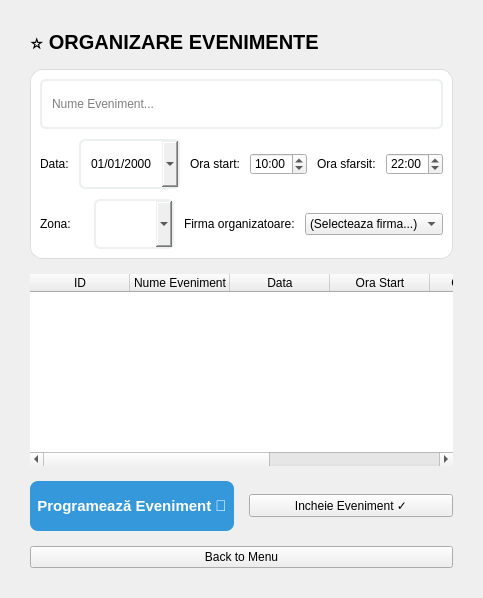
      <widget class="QWidget" name="page_5">
       <property name="styleSheet">
        <string notr="true">/* Stil pentru containerul formularului */
QFrame#frameFormular {
    background-color: #ffffff;
    border: 1px solid #dcdde1;
    border-radius: 12px;
}

/* Stil pentru input-uri */
QLineEdit#inputNumeEveniment, QDateEdit#dateEveniment, QComboBox#comboLocatie {
    border: 2px solid #ecf0f1;
    border-radius: 6px;
    padding: 8px;
    min-height: 30px;
}

/* Butonul de Programare */
QPushButton#btnAprobaEveniment {
    background-color: #3498db;
    color: white;
    border-radius: 8px;
    font-weight: bold;
    font-size: 15px;
    min-height: 50px;
}

QPushButton#btnAprobaEveniment:hover {
    background-color: #2980b9;
}

/* Tabelul */
QTableWidget#tableEvenimenteAdmin {
    background-color: white;
    border-radius: 10px;
    gridline-color: #f1f2f6;
}</string>
       </property>
       <layout class="QVBoxLayout" name="verticalLayout_17">
        <property name="spacing">
         <number>15</number>
        </property>
        <property name="leftMargin">
         <number>30</number>
        </property>
        <property name="topMargin">
         <number>30</number>
        </property>
        <property name="rightMargin">
         <number>30</number>
        </property>
        <property name="bottomMargin">
         <number>30</number>
        </property>
        <item>
         <widget class="QLabel" name="labelTitluEvenimente">
          <property name="font">
           <font>
            <family>Segoe UI</family>
            <pointsize>15</pointsize>
            <bold>true</bold>
           </font>
          </property>
          <property name="text">
           <string>⭐ ORGANIZARE EVENIMENTE </string>
          </property>
         </widget>
        </item>
        <item>
         <widget class="QFrame" name="frameFormular">
          <property name="frameShape">
           <enum>QFrame::Shape::StyledPanel</enum>
          </property>
          <property name="frameShadow">
           <enum>QFrame::Shadow::Raised</enum>
          </property>
          <layout class="QVBoxLayout" name="verticalLayout_16">
           <property name="spacing">
            <number>10</number>
           </property>
           <item>
            <widget class="QLineEdit" name="inputNumeEveniment">
             <property name="placeholderText">
              <string>Nume Eveniment...</string>
             </property>
            </widget>
           </item>
           <item>
            <layout class="QHBoxLayout" name="hLayoutEv1">
             <item>
              <widget class="QLabel" name="lblDataEv">
               <property name="text">
                <string>Data:</string>
               </property>
              </widget>
             </item>
             <item>
              <widget class="QDateEdit" name="dateEveniment">
               <property name="displayFormat">
                <string>dd/MM/yyyy</string>
               </property>
               <property name="calendarPopup">
                <bool>true</bool>
               </property>
              </widget>
             </item>
             <item>
              <widget class="QLabel" name="lblOraStart">
               <property name="text">
                <string>Ora start:</string>
               </property>
              </widget>
             </item>
             <item>
              <widget class="QTimeEdit" name="timeStartEveniment">
               <property name="displayFormat">
                <string>HH:mm</string>
               </property>
               <property name="time">
                <time>
                 <hour>10</hour>
                 <minute>0</minute>
                 <second>0</second>
                </time>
               </property>
              </widget>
             </item>
             <item>
              <widget class="QLabel" name="lblOraSfarsit">
               <property name="text">
                <string>Ora sfarsit:</string>
               </property>
              </widget>
             </item>
             <item>
              <widget class="QTimeEdit" name="timeSfarsitEveniment">
               <property name="displayFormat">
                <string>HH:mm</string>
               </property>
               <property name="time">
                <time>
                 <hour>22</hour>
                 <minute>0</minute>
                 <second>0</second>
                </time>
               </property>
              </widget>
             </item>
            </layout>
           </item>
           <item>
            <layout class="QHBoxLayout" name="hLayoutEv2">
             <item>
              <widget class="QLabel" name="lblLocatie">
               <property name="text">
                <string>Zona:</string>
               </property>
              </widget>
             </item>
             <item>
              <widget class="QComboBox" name="comboLocatie"/>
             </item>
             <item>
              <widget class="QLabel" name="lblFirmaEv">
               <property name="text">
                <string>Firma organizatoare:</string>
               </property>
              </widget>
             </item>
             <item>
              <widget class="QComboBox" name="comboFirmaOrganizator">
               <item>
                <property name="text">
                 <string>(Selecteaza firma...)</string>
                </property>
               </item>
              </widget>
             </item>
            </layout>
           </item>
          </layout>
         </widget>
        </item>
        <item>
         <widget class="QTableWidget" name="tableEvenimenteAdmin">
          <attribute name="horizontalHeaderCascadingSectionResizes">
           <bool>false</bool>
          </attribute>
          <attribute name="horizontalHeaderStretchLastSection">
           <bool>true</bool>
          </attribute>
          <column>
           <property name="text">
            <string>ID</string>
           </property>
          </column>
          <column>
           <property name="text">
            <string>Nume Eveniment</string>
           </property>
          </column>
          <column>
           <property name="text">
            <string>Data</string>
           </property>
          </column>
          <column>
           <property name="text">
            <string>Ora Start</string>
           </property>
          </column>
          <column>
           <property name="text">
            <string>Ora Sfarsit</string>
           </property>
          </column>
          <column>
           <property name="text">
            <string>Firma</string>
           </property>
          </column>
          <column>
           <property name="text">
            <string>Status</string>
           </property>
          </column>
         </widget>
        </item>
        <item>
         <layout class="QHBoxLayout" name="hLayoutEvBtns">
          <item>
           <widget class="QPushButton" name="btnAprobaEveniment">
            <property name="text">
             <string>Programează Eveniment 📅</string>
            </property>
           </widget>
          </item>
          <item>
           <widget class="QPushButton" name="btnIncheieEveniment">
            <property name="text">
             <string>Incheie Eveniment ✓</string>
            </property>
           </widget>
          </item>
         </layout>
        </item>
        <item>
         <widget class="QPushButton" name="btnBackToDash_2">
          <property name="text">
           <string>Back to Menu</string>
          </property>
         </widget>
        </item>
       </layout>
      </widget>
